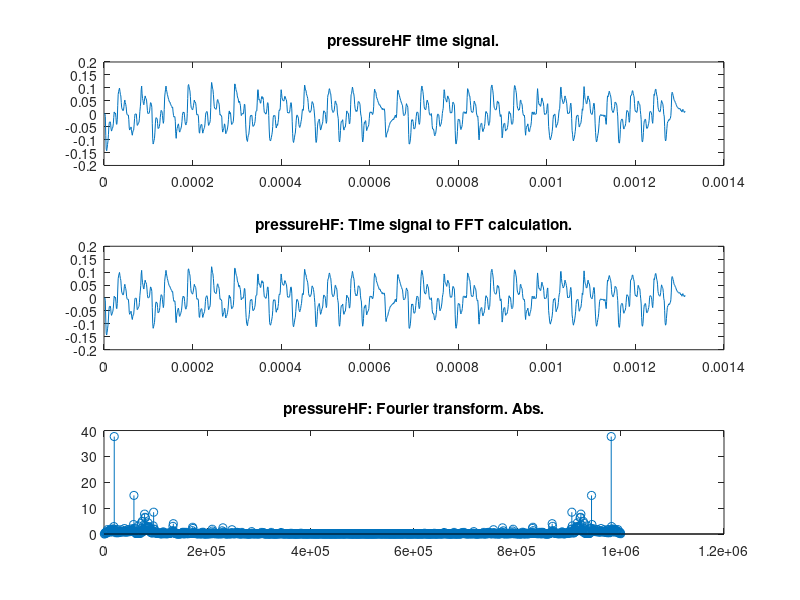
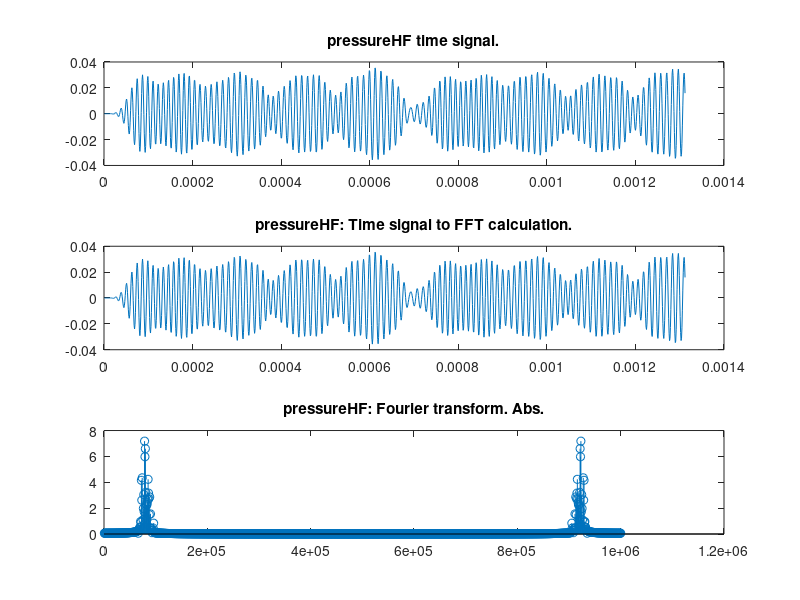
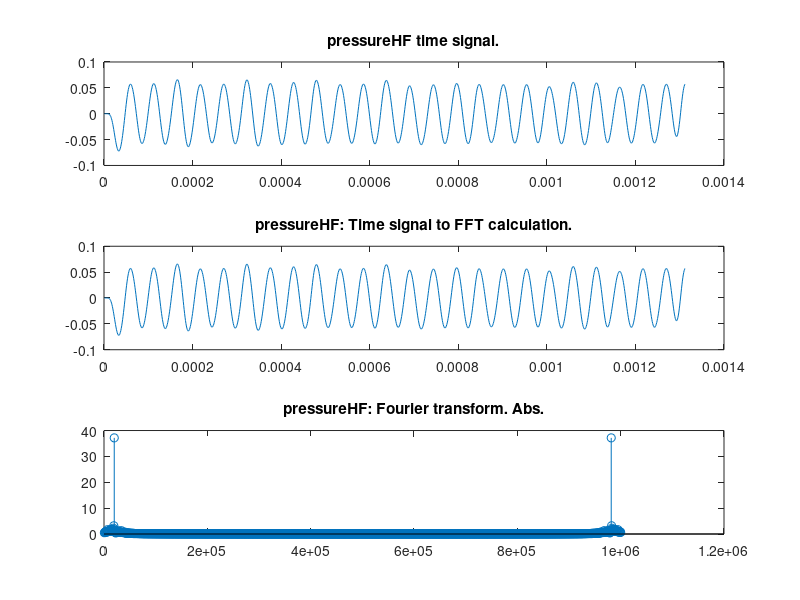
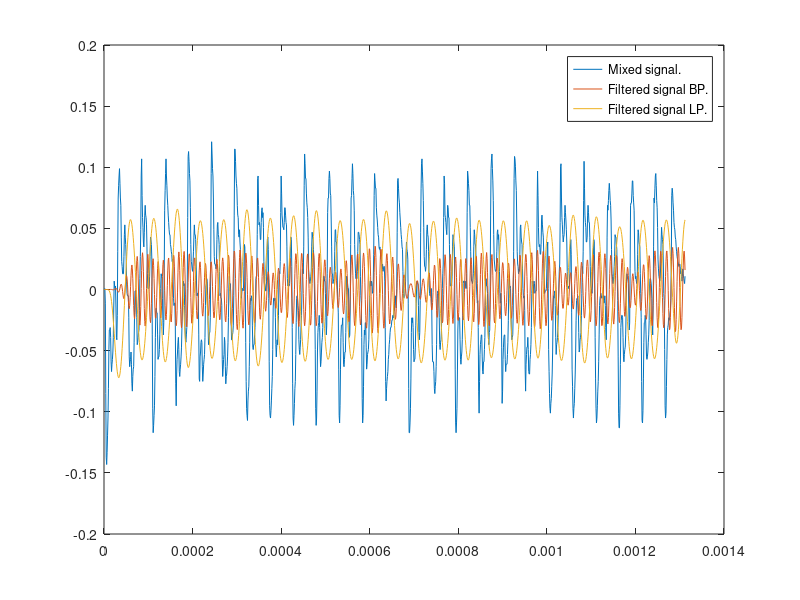

Write the MATLAB code that produced these figures, in order.
%mducng/SoC/D2/G2touch
%%%%%%%%%%%%%%%%%%%%%%%%%%%%%%%%%%%%%%%%%%%%%%%%%%%%%%%%%%%%%%%%%%%%%%%%%%%
clc;
clear;
close all;
%%%%%%%%%%%%%%%%%%%%%%%%%%%%%%%%%%%%%%%%%%%%%%%%%%%%%%%%%%%%%%%%%%%%%%%%%%%
% load txt file
load EVB1M.txt;
dataraw                 = EVB1M;
temp                    = size(dataraw);
length_full             = temp(1);
x_full                  = dataraw;
%%%%%%%%%%%%%%%%%%%%%%%%%%%%%%%%%%%%%%%%%%%%%%%%%%%%%%%%%%%%%%%%%%%%%%%%%%%
Fs                      = 10^6;  
dt                      = 1/Fs;
t_full                  = (0:1:length_full-1)*dt;
%%%%%%%%%%%%%%%%%%%%%%%%%%%%%%%%%%%%%%%%%%%%%%%%%%%%%%%%%%%%%%%%%%%%%%%%%%%
% filter bandpass design
wp                      = 70000;                       % passband frequency
ws                      = 90000;                       % stopband frequency
n                       = 6;                      % filter order = 2*n = 12
w1                      = (2*wp)/Fs;
w2                      = (2*ws)/Fs;
wn                      = [w1,w2];
[b1, a1]                = butter(n,wn,'bandpass');
%%%%%%%%%%%%%%%%%%%%%%%%%%%%%%%%%%%%%%%%%%%%%%%%%%%%%%%%%%%%%%%%%%%%%%%%%%%
% filter lowpass design
wc                      = 30000;                       % Cutoff frequency
n                       = 6;                      % filter order = 2*n = 12
w1                      = (2*wc)/Fs;
[b2, a2]                = butter(n,w1);
%%%%%%%%%%%%%%%%%%%%%%%%%%%%%%%%%%%%%%%%%%%%%%%%%%%%%%%%%%%%%%%%%%%%%%%%%%%
% load pressureHF:
x_pressureHF_raw        = x_full(7506:1:7506+1312-1);
% Substract mean:
x_pressureHFsm          = x_pressureHF_raw - mean(x_pressureHF_raw);
% Digital filter:
x_pressureHFbp          = filter(b1,a1,x_pressureHFsm);
x_pressureHFlp          = filter(b2,a2,x_pressureHFsm);
t_pressureHF            = (1:1:length(x_pressureHFsm))*dt;
% FFT calculation for pressureHF
Nfft                    = length(x_pressureHFlp);
deltaF                  = Fs/Nfft;
tVectors                = (1:Nfft)*dt;
fVectors                = (1:Nfft)*deltaF;
% pressureHF part to FFT calculation
fftpressureHFTem        = fft(x_pressureHFsm(1:1:Nfft),Nfft);
fftpressureHF           = abs(fftpressureHFTem);
fftpressureHFbpTem      = fft(x_pressureHFbp(1:1:Nfft),Nfft);
fftpressureHFbp         = abs(fftpressureHFbpTem);
fftpressureHFlpTem      = fft(x_pressureHFlp(1:1:Nfft),Nfft);
fftpressureHFlp         = abs(fftpressureHFlpTem);
%%%%%%%%%%%%%%%%%%%%%%%%%%%%%%%%%%%%%%%%%%%%%%%%%%%%%%%%%%%%%%%%%%%%%%%%%%%
% plot Full Beacon LF
figure(1);
subplot(3,1,1);
plot(t_pressureHF,x_pressureHFsm);
title('pressureHF time signal.');
% plot time signal
subplot(3,1,2);
plot(tVectors,x_pressureHFsm(1:Nfft));
title("pressureHF: Time signal to FFT calculation.");
%axis([0 Nfft*1/Fs 0 1*scale]);
% plot fft output
subplot(3,1,3);
stem(fVectors,fftpressureHF);
title('pressureHF: Fourier transform. Abs.'); 
%axis([0 Fs 0 Nfft/2*scale]);
%axis([0 Fs 0 25]);
%%%%%%%%%%%%%%%%%%%%%%%%%%%%%%%%%%%%%%%%%%%%%%%%%%%%%%%%%%%%%%%%%%%%%%%%%%%
% plot Full Beacon LF
figure(2);
subplot(3,1,1);
plot(t_pressureHF,x_pressureHFbp);
title('pressureHF time signal.');
% plot time signal
subplot(3,1,2);
plot(tVectors,x_pressureHFbp(1:Nfft));
title("pressureHF: Time signal to FFT calculation.");
%axis([0 Nfft*1/Fs 0 1*scale]);
% plot fft output
subplot(3,1,3);
stem(fVectors,fftpressureHFbp);
title('pressureHF: Fourier transform. Abs.'); 
%axis([0 Fs 0 Nfft/2*scale]);
%axis([0 Fs 0 25]);
%%%%%%%%%%%%%%%%%%%%%%%%%%%%%%%%%%%%%%%%%%%%%%%%%%%%%%%%%%%%%%%%%%%%%%%%%%%
% plot Full Beacon LF
figure(3);
subplot(3,1,1);
plot(t_pressureHF,x_pressureHFlp);
title('pressureHF time signal.');
% plot time signal
subplot(3,1,2);
plot(tVectors,x_pressureHFlp(1:Nfft));
title("pressureHF: Time signal to FFT calculation.");
%axis([0 Nfft*1/Fs 0 1*scale]);
% plot fft output
subplot(3,1,3);
stem(fVectors,fftpressureHFlp);
title('pressureHF: Fourier transform. Abs.'); 
%axis([0 Fs 0 Nfft/2*scale]);
%axis([0 Fs 0 25]);
%%%%%%%%%%%%%%%%%%%%%%%%%%%%%%%%%%%%%%%%%%%%%%%%%%%%%%%%%%%%%%%%%%%%%%%%%%%
% plot mixed signal and filtered signal:
figure(4);
plot(t_pressureHF,x_pressureHFsm);
hold on;
plot(t_pressureHF,x_pressureHFbp);
hold on;
plot(t_pressureHF,x_pressureHFlp);
legend('Mixed signal.','Filtered signal BP.','Filtered signal LP.');